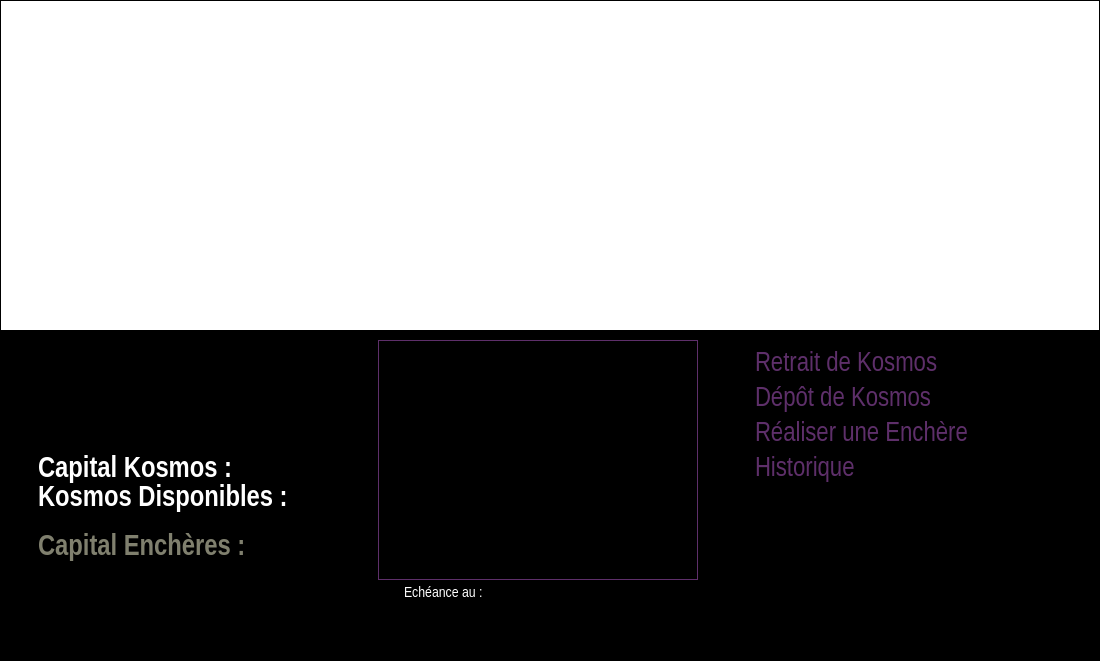
<?xml version="1.0" encoding="UTF-8"?>
<ui version="4.0">
 <class>KosmosManagementClass</class>
 <widget class="QWidget" name="KosmosManagementClass">
  <property name="geometry">
   <rect>
    <x>0</x>
    <y>0</y>
    <width>1100</width>
    <height>661</height>
   </rect>
  </property>
  <property name="palette">
   <palette>
    <active>
     <colorrole role="WindowText">
      <brush brushstyle="SolidPattern">
       <color alpha="255">
        <red>94</red>
        <green>47</green>
        <blue>106</blue>
       </color>
      </brush>
     </colorrole>
     <colorrole role="Base">
      <brush brushstyle="SolidPattern">
       <color alpha="255">
        <red>255</red>
        <green>255</green>
        <blue>255</blue>
       </color>
      </brush>
     </colorrole>
     <colorrole role="Window">
      <brush brushstyle="SolidPattern">
       <color alpha="255">
        <red>0</red>
        <green>0</green>
        <blue>0</blue>
       </color>
      </brush>
     </colorrole>
    </active>
    <inactive>
     <colorrole role="WindowText">
      <brush brushstyle="SolidPattern">
       <color alpha="255">
        <red>94</red>
        <green>47</green>
        <blue>106</blue>
       </color>
      </brush>
     </colorrole>
     <colorrole role="Base">
      <brush brushstyle="SolidPattern">
       <color alpha="255">
        <red>255</red>
        <green>255</green>
        <blue>255</blue>
       </color>
      </brush>
     </colorrole>
     <colorrole role="Window">
      <brush brushstyle="SolidPattern">
       <color alpha="255">
        <red>0</red>
        <green>0</green>
        <blue>0</blue>
       </color>
      </brush>
     </colorrole>
    </inactive>
    <disabled>
     <colorrole role="WindowText">
      <brush brushstyle="SolidPattern">
       <color alpha="255">
        <red>120</red>
        <green>120</green>
        <blue>120</blue>
       </color>
      </brush>
     </colorrole>
     <colorrole role="Base">
      <brush brushstyle="SolidPattern">
       <color alpha="255">
        <red>0</red>
        <green>0</green>
        <blue>0</blue>
       </color>
      </brush>
     </colorrole>
     <colorrole role="Window">
      <brush brushstyle="SolidPattern">
       <color alpha="255">
        <red>0</red>
        <green>0</green>
        <blue>0</blue>
       </color>
      </brush>
     </colorrole>
    </disabled>
   </palette>
  </property>
  <property name="windowTitle">
   <string>Gestion des Kosmos</string>
  </property>
  <property name="windowIcon">
   <iconset resource="pokersphere.qrc">
    <normaloff>:/img/Resources/sphere.ico</normaloff>:/img/Resources/sphere.ico</iconset>
  </property>
  <layout class="QVBoxLayout" name="verticalLayout">
   <property name="spacing">
    <number>0</number>
   </property>
   <property name="margin">
    <number>0</number>
   </property>
   <item>
    <widget class="QTableView" name="tableView">
     <property name="minimumSize">
      <size>
       <width>1100</width>
       <height>309</height>
      </size>
     </property>
     <property name="editTriggers">
      <set>QAbstractItemView::NoEditTriggers</set>
     </property>
     <property name="alternatingRowColors">
      <bool>true</bool>
     </property>
     <property name="selectionMode">
      <enum>QAbstractItemView::SingleSelection</enum>
     </property>
     <property name="selectionBehavior">
      <enum>QAbstractItemView::SelectRows</enum>
     </property>
     <property name="sortingEnabled">
      <bool>true</bool>
     </property>
     <attribute name="verticalHeaderVisible">
      <bool>false</bool>
     </attribute>
    </widget>
   </item>
   <item>
    <layout class="QHBoxLayout" name="horizontalLayout">
     <item>
      <layout class="QVBoxLayout" name="verticalLayout_5">
       <property name="spacing">
        <number>0</number>
       </property>
       <property name="topMargin">
        <number>9</number>
       </property>
       <property name="rightMargin">
        <number>9</number>
       </property>
       <item>
        <layout class="QHBoxLayout" name="horizontalLayout_3">
         <property name="leftMargin">
          <number>38</number>
         </property>
         <item>
          <widget class="QLabel" name="prenomLabel">
           <property name="minimumSize">
            <size>
             <width>200</width>
             <height>20</height>
            </size>
           </property>
           <property name="palette">
            <palette>
             <active>
              <colorrole role="WindowText">
               <brush brushstyle="SolidPattern">
                <color alpha="255">
                 <red>255</red>
                 <green>255</green>
                 <blue>255</blue>
                </color>
               </brush>
              </colorrole>
             </active>
             <inactive>
              <colorrole role="WindowText">
               <brush brushstyle="SolidPattern">
                <color alpha="255">
                 <red>255</red>
                 <green>255</green>
                 <blue>255</blue>
                </color>
               </brush>
              </colorrole>
             </inactive>
             <disabled>
              <colorrole role="WindowText">
               <brush brushstyle="SolidPattern">
                <color alpha="255">
                 <red>120</red>
                 <green>120</green>
                 <blue>120</blue>
                </color>
               </brush>
              </colorrole>
             </disabled>
            </palette>
           </property>
           <property name="font">
            <font>
             <family>Arial Narrow</family>
             <pointsize>36</pointsize>
             <weight>75</weight>
             <bold>true</bold>
            </font>
           </property>
           <property name="text">
            <string/>
           </property>
          </widget>
         </item>
        </layout>
       </item>
       <item>
        <layout class="QHBoxLayout" name="horizontalLayout_4">
         <property name="leftMargin">
          <number>38</number>
         </property>
         <item>
          <widget class="QLabel" name="nomLabel">
           <property name="minimumSize">
            <size>
             <width>200</width>
             <height>20</height>
            </size>
           </property>
           <property name="palette">
            <palette>
             <active>
              <colorrole role="WindowText">
               <brush brushstyle="SolidPattern">
                <color alpha="255">
                 <red>255</red>
                 <green>255</green>
                 <blue>255</blue>
                </color>
               </brush>
              </colorrole>
             </active>
             <inactive>
              <colorrole role="WindowText">
               <brush brushstyle="SolidPattern">
                <color alpha="255">
                 <red>255</red>
                 <green>255</green>
                 <blue>255</blue>
                </color>
               </brush>
              </colorrole>
             </inactive>
             <disabled>
              <colorrole role="WindowText">
               <brush brushstyle="SolidPattern">
                <color alpha="255">
                 <red>120</red>
                 <green>120</green>
                 <blue>120</blue>
                </color>
               </brush>
              </colorrole>
             </disabled>
            </palette>
           </property>
           <property name="font">
            <font>
             <family>Arial Narrow</family>
             <pointsize>36</pointsize>
             <weight>75</weight>
             <bold>true</bold>
            </font>
           </property>
           <property name="text">
            <string/>
           </property>
          </widget>
         </item>
        </layout>
       </item>
       <item>
        <layout class="QHBoxLayout" name="horizontalLayout_5">
         <property name="leftMargin">
          <number>38</number>
         </property>
         <property name="topMargin">
          <number>13</number>
         </property>
         <item>
          <widget class="QLabel" name="capitalKosmosLabel">
           <property name="minimumSize">
            <size>
             <width>200</width>
             <height>20</height>
            </size>
           </property>
           <property name="palette">
            <palette>
             <active>
              <colorrole role="WindowText">
               <brush brushstyle="SolidPattern">
                <color alpha="255">
                 <red>255</red>
                 <green>255</green>
                 <blue>255</blue>
                </color>
               </brush>
              </colorrole>
             </active>
             <inactive>
              <colorrole role="WindowText">
               <brush brushstyle="SolidPattern">
                <color alpha="255">
                 <red>255</red>
                 <green>255</green>
                 <blue>255</blue>
                </color>
               </brush>
              </colorrole>
             </inactive>
             <disabled>
              <colorrole role="WindowText">
               <brush brushstyle="SolidPattern">
                <color alpha="255">
                 <red>120</red>
                 <green>120</green>
                 <blue>120</blue>
                </color>
               </brush>
              </colorrole>
             </disabled>
            </palette>
           </property>
           <property name="font">
            <font>
             <family>Arial Narrow</family>
             <pointsize>22</pointsize>
             <weight>75</weight>
             <bold>true</bold>
            </font>
           </property>
           <property name="text">
            <string>Capital Kosmos : </string>
           </property>
          </widget>
         </item>
        </layout>
       </item>
       <item>
        <layout class="QHBoxLayout" name="horizontalLayout_6">
         <property name="leftMargin">
          <number>38</number>
         </property>
         <item>
          <widget class="QLabel" name="kosmosDisponiblesLabel">
           <property name="minimumSize">
            <size>
             <width>200</width>
             <height>20</height>
            </size>
           </property>
           <property name="palette">
            <palette>
             <active>
              <colorrole role="WindowText">
               <brush brushstyle="SolidPattern">
                <color alpha="255">
                 <red>255</red>
                 <green>255</green>
                 <blue>255</blue>
                </color>
               </brush>
              </colorrole>
             </active>
             <inactive>
              <colorrole role="WindowText">
               <brush brushstyle="SolidPattern">
                <color alpha="255">
                 <red>255</red>
                 <green>255</green>
                 <blue>255</blue>
                </color>
               </brush>
              </colorrole>
             </inactive>
             <disabled>
              <colorrole role="WindowText">
               <brush brushstyle="SolidPattern">
                <color alpha="255">
                 <red>120</red>
                 <green>120</green>
                 <blue>120</blue>
                </color>
               </brush>
              </colorrole>
             </disabled>
            </palette>
           </property>
           <property name="font">
            <font>
             <family>Arial Narrow</family>
             <pointsize>22</pointsize>
             <weight>75</weight>
             <bold>true</bold>
            </font>
           </property>
           <property name="text">
            <string>Kosmos Disponibles :</string>
           </property>
          </widget>
         </item>
        </layout>
       </item>
       <item>
        <layout class="QHBoxLayout" name="horizontalLayout_13">
         <property name="leftMargin">
          <number>38</number>
         </property>
         <property name="topMargin">
          <number>20</number>
         </property>
         <item>
          <widget class="QLabel" name="capitalEncheresLabel">
           <property name="minimumSize">
            <size>
             <width>200</width>
             <height>20</height>
            </size>
           </property>
           <property name="palette">
            <palette>
             <active>
              <colorrole role="WindowText">
               <brush brushstyle="SolidPattern">
                <color alpha="255">
                 <red>128</red>
                 <green>128</green>
                 <blue>110</blue>
                </color>
               </brush>
              </colorrole>
             </active>
             <inactive>
              <colorrole role="WindowText">
               <brush brushstyle="SolidPattern">
                <color alpha="255">
                 <red>128</red>
                 <green>128</green>
                 <blue>110</blue>
                </color>
               </brush>
              </colorrole>
             </inactive>
             <disabled>
              <colorrole role="WindowText">
               <brush brushstyle="SolidPattern">
                <color alpha="255">
                 <red>120</red>
                 <green>120</green>
                 <blue>120</blue>
                </color>
               </brush>
              </colorrole>
             </disabled>
            </palette>
           </property>
           <property name="font">
            <font>
             <family>Arial Narrow</family>
             <pointsize>22</pointsize>
             <weight>75</weight>
             <bold>true</bold>
            </font>
           </property>
           <property name="text">
            <string>Capital Enchères :</string>
           </property>
          </widget>
         </item>
        </layout>
       </item>
       <item>
        <spacer name="verticalSpacer_3">
         <property name="orientation">
          <enum>Qt::Vertical</enum>
         </property>
         <property name="sizeHint" stdset="0">
          <size>
           <width>20</width>
           <height>40</height>
          </size>
         </property>
        </spacer>
       </item>
      </layout>
     </item>
     <item>
      <layout class="QVBoxLayout" name="verticalLayout_3">
       <property name="leftMargin">
        <number>9</number>
       </property>
       <property name="topMargin">
        <number>9</number>
       </property>
       <property name="rightMargin">
        <number>9</number>
       </property>
       <item>
        <widget class="QLabel" name="imageLabel">
         <property name="minimumSize">
          <size>
           <width>320</width>
           <height>240</height>
          </size>
         </property>
         <property name="maximumSize">
          <size>
           <width>320</width>
           <height>240</height>
          </size>
         </property>
         <property name="frameShape">
          <enum>QFrame::Box</enum>
         </property>
         <property name="text">
          <string/>
         </property>
         <property name="scaledContents">
          <bool>true</bool>
         </property>
        </widget>
       </item>
       <item>
        <layout class="QHBoxLayout" name="horizontalLayout_2">
         <item>
          <layout class="QVBoxLayout" name="verticalLayout_7">
           <item>
            <widget class="QLabel" name="colorLabel">
             <property name="maximumSize">
              <size>
               <width>20</width>
               <height>20</height>
              </size>
             </property>
             <property name="text">
              <string/>
             </property>
             <property name="pixmap">
              <pixmap resource="pokersphere.qrc">:/img/Resources/vert.gif</pixmap>
             </property>
            </widget>
           </item>
           <item>
            <spacer name="verticalSpacer_4">
             <property name="orientation">
              <enum>Qt::Vertical</enum>
             </property>
             <property name="sizeHint" stdset="0">
              <size>
               <width>20</width>
               <height>40</height>
              </size>
             </property>
            </spacer>
           </item>
          </layout>
         </item>
         <item>
          <widget class="QLabel" name="echeanceLabel">
           <property name="palette">
            <palette>
             <active>
              <colorrole role="WindowText">
               <brush brushstyle="SolidPattern">
                <color alpha="255">
                 <red>255</red>
                 <green>255</green>
                 <blue>255</blue>
                </color>
               </brush>
              </colorrole>
             </active>
             <inactive>
              <colorrole role="WindowText">
               <brush brushstyle="SolidPattern">
                <color alpha="255">
                 <red>255</red>
                 <green>255</green>
                 <blue>255</blue>
                </color>
               </brush>
              </colorrole>
             </inactive>
             <disabled>
              <colorrole role="WindowText">
               <brush brushstyle="SolidPattern">
                <color alpha="255">
                 <red>120</red>
                 <green>120</green>
                 <blue>120</blue>
                </color>
               </brush>
              </colorrole>
             </disabled>
            </palette>
           </property>
           <property name="font">
            <font>
             <family>Arial Narrow</family>
             <pointsize>11</pointsize>
            </font>
           </property>
           <property name="text">
            <string>Echéance au :</string>
           </property>
           <property name="alignment">
            <set>Qt::AlignLeading|Qt::AlignLeft|Qt::AlignTop</set>
           </property>
          </widget>
         </item>
         <item>
          <layout class="QVBoxLayout" name="verticalLayout_4">
           <item>
            <widget class="QLabel" name="onlineLabel">
             <property name="font">
              <font>
               <family>Arial Narrow</family>
               <pointsize>20</pointsize>
               <weight>75</weight>
               <bold>true</bold>
              </font>
             </property>
             <property name="pixmap">
              <pixmap resource="pokersphere.qrc">:/img/Resources/Earth.gif</pixmap>
             </property>
             <property name="alignment">
              <set>Qt::AlignRight|Qt::AlignTrailing|Qt::AlignVCenter</set>
             </property>
            </widget>
           </item>
           <item>
            <spacer name="verticalSpacer">
             <property name="orientation">
              <enum>Qt::Vertical</enum>
             </property>
             <property name="sizeHint" stdset="0">
              <size>
               <width>20</width>
               <height>40</height>
              </size>
             </property>
            </spacer>
           </item>
          </layout>
         </item>
        </layout>
       </item>
      </layout>
     </item>
     <item>
      <layout class="QVBoxLayout" name="verticalLayout_2">
       <property name="leftMargin">
        <number>9</number>
       </property>
       <item>
        <layout class="QHBoxLayout" name="horizontalLayout_7">
         <item>
          <widget class="QLabel" name="logoLabel">
           <property name="maximumSize">
            <size>
             <width>256</width>
             <height>150</height>
            </size>
           </property>
           <property name="text">
            <string/>
           </property>
           <property name="pixmap">
            <pixmap resource="pokersphere.qrc">:/img/Resources/pokerSphere.gif</pixmap>
           </property>
           <property name="scaledContents">
            <bool>true</bool>
           </property>
           <property name="alignment">
            <set>Qt::AlignCenter</set>
           </property>
          </widget>
         </item>
        </layout>
       </item>
       <item>
        <layout class="QVBoxLayout" name="verticalLayout_6">
         <property name="leftMargin">
          <number>9</number>
         </property>
         <item>
          <widget class="QLabel" name="retraitKosmosLabel">
           <property name="font">
            <font>
             <family>Arial Narrow</family>
             <pointsize>20</pointsize>
            </font>
           </property>
           <property name="text">
            <string>&lt;a href=&quot;a&quot; style=&quot;text-decoration:none;&quot;&gt;&lt;font color=&quot;#5E2F6A&quot;&gt;Retrait de Kosmos&lt;/font&gt;&lt;/a&gt;</string>
           </property>
          </widget>
         </item>
         <item>
          <widget class="QLabel" name="depotKosmosLabel">
           <property name="font">
            <font>
             <family>Arial Narrow</family>
             <pointsize>20</pointsize>
            </font>
           </property>
           <property name="text">
            <string>&lt;a href=&quot;a&quot; style=&quot;text-decoration:none;&quot;&gt;&lt;font color=&quot;#5E2F6A&quot;&gt;Dépôt de Kosmos&lt;/font&gt;&lt;/a&gt;</string>
           </property>
          </widget>
         </item>
         <item>
          <widget class="QLabel" name="realiserEnchereLabel">
           <property name="font">
            <font>
             <family>Arial Narrow</family>
             <pointsize>20</pointsize>
            </font>
           </property>
           <property name="text">
            <string>&lt;a href=&quot;a&quot; style=&quot;text-decoration:none;&quot;&gt;&lt;font color=&quot;#5E2F6A&quot;&gt;Réaliser une Enchère&lt;/font&gt;&lt;/a&gt;</string>
           </property>
          </widget>
         </item>
         <item>
          <widget class="QLabel" name="historiqueLabel">
           <property name="font">
            <font>
             <family>Arial Narrow</family>
             <pointsize>20</pointsize>
            </font>
           </property>
           <property name="text">
            <string>&lt;a href=&quot;a&quot; style=&quot;text-decoration:none;&quot;&gt;&lt;font color=&quot;#5E2F6A&quot;&gt;Historique&lt;/font&gt;&lt;/a&gt;</string>
           </property>
          </widget>
         </item>
         <item>
          <spacer name="verticalSpacer_2">
           <property name="orientation">
            <enum>Qt::Vertical</enum>
           </property>
           <property name="sizeHint" stdset="0">
            <size>
             <width>20</width>
             <height>40</height>
            </size>
           </property>
          </spacer>
         </item>
        </layout>
       </item>
      </layout>
     </item>
    </layout>
   </item>
  </layout>
 </widget>
 <layoutdefault spacing="6" margin="11"/>
 <resources>
  <include location="pokersphere.qrc"/>
 </resources>
 <connections/>
</ui>
